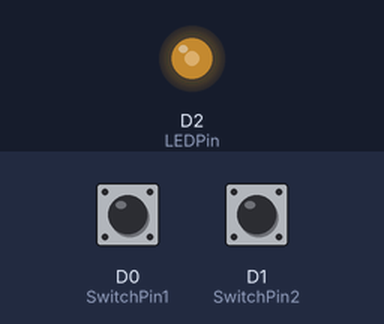
This sketch was run on a simulated Particle Photon. Parts: output pins drawn as LEDs (lit = HIGH). The test bench sets the inputs (shaded band); at power-on: D0 (SwitchPin1) LOW, D1 (SwitchPin2) LOW. The local clock reads 2024-03-15 10:24:30 at power-on unless the sketch sets it.

Above: at 1.8 s.
1.9 s: D0 (SwitchPin1) pulled HIGH for 3.2 s
At 5.59 s:
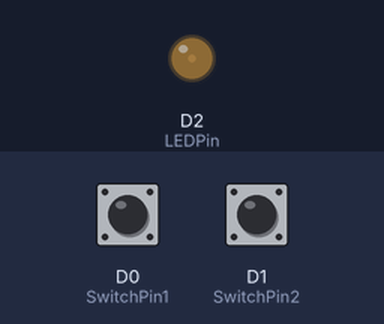
8.1 s: D0 (SwitchPin1) pulled HIGH for 1 s
At 9.87 s:
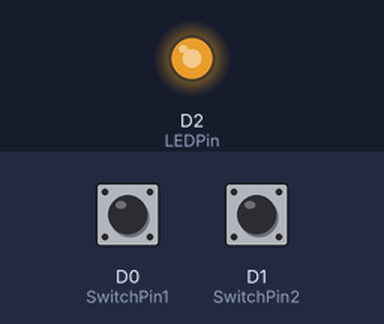
11.1 s: D1 (SwitchPin2) pulled HIGH for 3.2 s
17.0 s: D1 (SwitchPin2) pulled HIGH for 1 s
Timing chart, 0 to 21.7 s (numbered marks = the images above; inputs shaded):
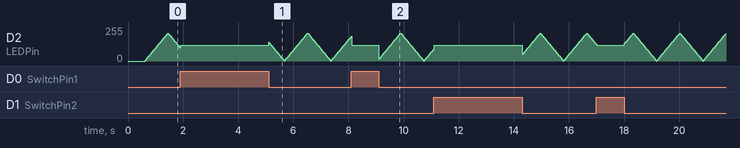

The sketch:

laundry_timer.ino
```cpp
// variables you can set
int userMinutes = 45;
int userTimeZone = -5;
String user1 = "Lyra";
String user2 = "Owen";

bool publishSuccess;
int LEDPin = D2;
int SwitchPin1 = D0;
int SwitchPin2 = D1;

int brightness = 0;
int fadeAmount = 5;

String line1("               ");
String old_line1("               ");

String line2("               ");
String old_line2("               ");

String contactPerson;
String contactInfo;

String countDownTime;
String currentTime;

void updateDisplay() {
  Serial1.write(12); // Clear
  Serial1.print(line1);
  Serial1.write(13); // Form feed
  Serial1.print(line2);
}

void constructLine1(String timeStr) { // only one function needed for this
  line1 = String("     " + timeStr);
}

// there's a couple constructions for line2
void constructLine2_timed(String name, String timedStr) {
  line2 = String("Msg " + name + " @ " + timedStr);
}


void publishNews(String person) {
  if (person == user1) {
    publishSuccess = Particle.publish("pingUser1");
  }
  if (person == user2) {
    publishSuccess = Particle.publish("pingUser2");
  }
  if (publishSuccess) {
    line2 = String("...success");
    updateDisplay();
    delay(2000);
    line2 = String();
  }
  else {
    line2 = String("...pub dint work");
    updateDisplay();
    delay(2000);
    line2 = String();
  }
}

void setup() {
  Time.zone(userTimeZone);

  Serial1.begin(9600);
  delay(100);
  Serial1.write(12); // Clear
  delay(100);
  Serial1.write(17); // Turn backlight on
  delay(100);        // Required delay

  updateDisplay();

  Serial1.write(215); // a octave
  Serial1.write(212); // Quarter note
  Serial1.write(220); // A tweet
  delay(300);         // Wait

  pinMode(LEDPin, OUTPUT);
  pinMode(SwitchPin1, INPUT);
  pinMode(SwitchPin2, INPUT);

}

void loop() {
  int pb1;
  int pb2;

  currentTime = Time.format(Time.now(), "%I:%M");

  constructLine1(currentTime);
  if (! line1.equals(old_line1) ||
      ! line2.equals(old_line2)) {
    updateDisplay();
    old_line1 = line1;
    old_line2 = line2;
  }

  analogWrite(LEDPin, brightness);
  brightness = brightness + fadeAmount;
  pb1 = digitalRead(SwitchPin1);
  pb2 = digitalRead(SwitchPin2);

  if(pb1 == HIGH) {
    analogWrite(LEDPin, 120);
    countDownTime = Time.format(Time.now() + (userMinutes * 60), "%I:%M");
    constructLine2_timed(user1, countDownTime);
    contactPerson = user1;
  }
  if(pb2 == HIGH) {
    analogWrite(LEDPin, 120);
    countDownTime = Time.format(Time.now() + (userMinutes * 60), "%I:%M");
    constructLine2_timed(user2, countDownTime);
    contactPerson = user2;
  }

  if(countDownTime.equals(currentTime)) {
    Serial1.write(216); // a low octave
    Serial1.write(212); // Quarter note
    Serial1.write(220); // A tweet
    Serial1.write(215); // a high octave
    delay(1000);
    line2 = String("Notify: " + contactPerson);
    updateDisplay();
    delay(2000);

    publishNews(contactPerson);
    line2 = String("               ");
    updateDisplay();
    contactPerson = "";
    countDownTime = "";
  }

  if (brightness == 00 || brightness == 210) {
    fadeAmount = -fadeAmount ;
  }
  delay(20);
}
```
